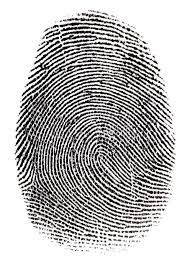
#> input picture SEC4/fingerprint.jpg, 190 x 265 px
$ python bilatralfilter.py
#> lines starting #> are read from the running program, lines starting #| are printed output that depends on the picture
import cv2
from matplotlib import pyplot as plt
img = cv2.imread('fingerprint.jpg')
#> img is the input picture: shape (265, 190, 3); mean B, G, R 184.3, 184.6, 185.3
img1 = cv2.imread('fingerwithnoise.png')
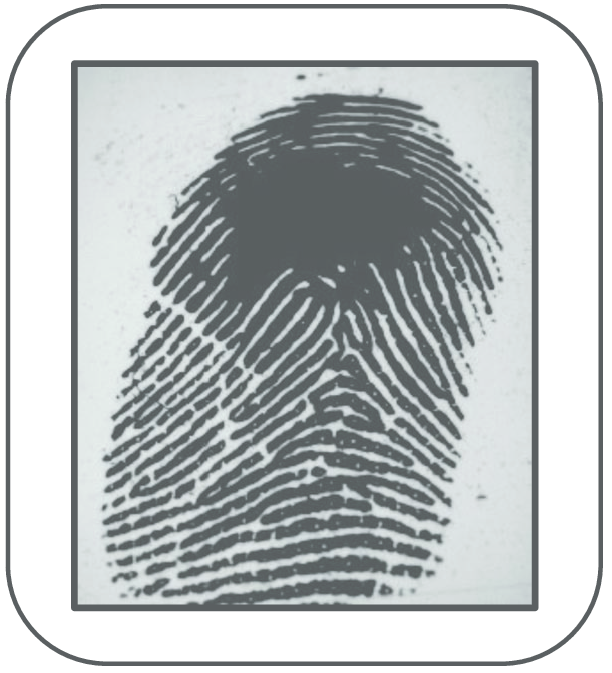
#> input picture SEC4/fingerwithnoise.png, 612 x 673 px
#> img1 is the input picture: shape (673, 612, 3); mean B, G, R 194.1, 193.5, 189.1
blur = cv2.bilateralFilter(img, 9, 9, 75, 75)
blur1 = cv2.bilateralFilter(img, 9, 9, 75.75)
plt.subplot(141), plt.imshow(img), plt.title('original')
plt.subplot(142), plt.imshow(blur), plt.title('Blured')
plt.subplot(143), plt.imshow(img1), plt.title('image 1')
plt.subplot(144), plt.imshow(blur1), plt.title('Blured 1')
plt.show()
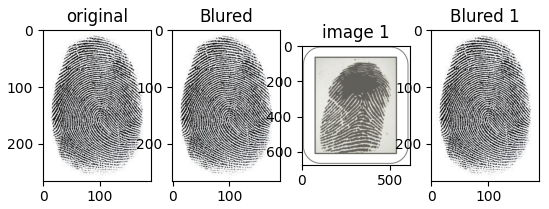
#> figure drawn by matplotlib, 4 panels; B, G, R data is drawn as R, G, B
